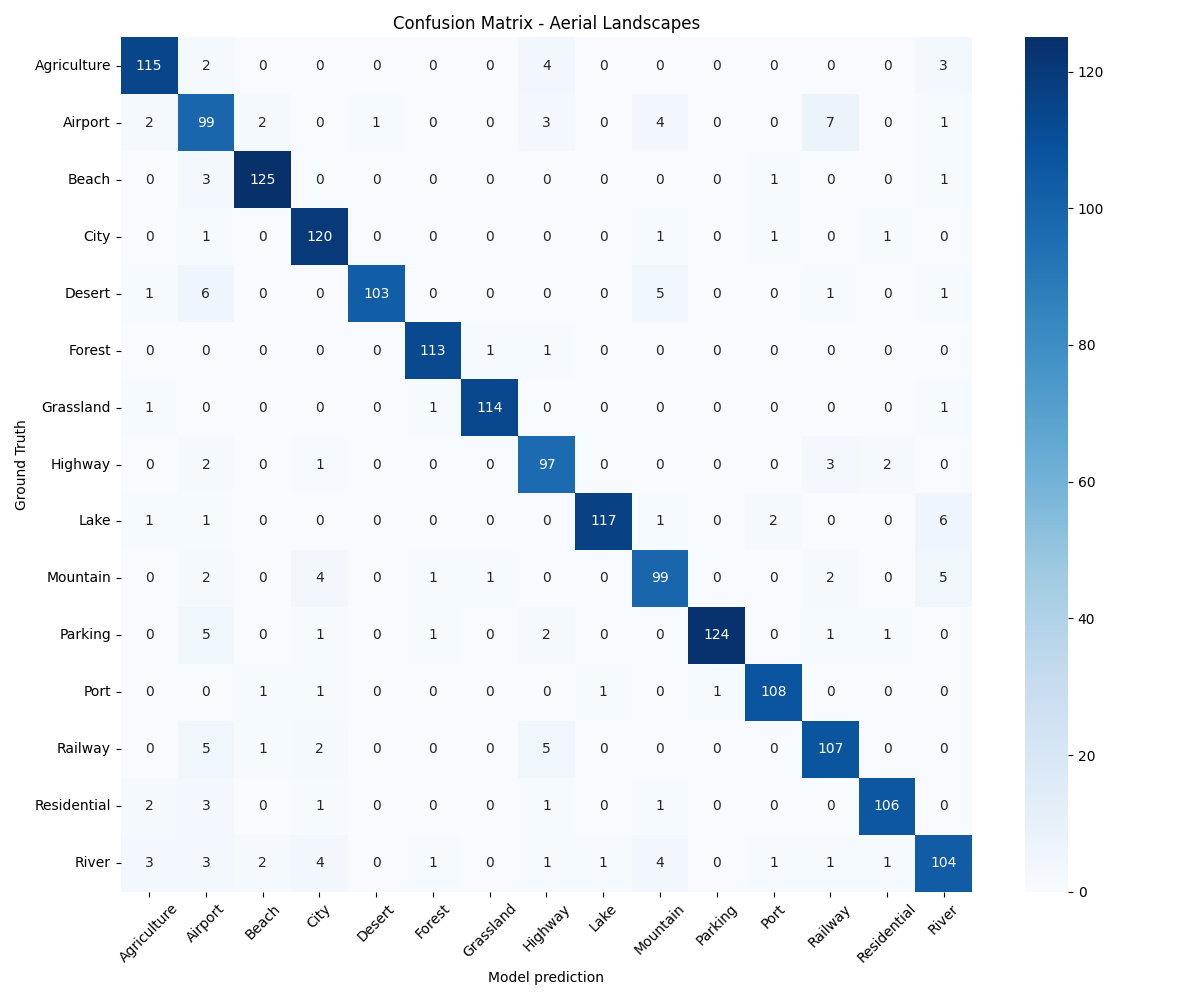

This chart was generated by the following Python code:
import torch
import numpy as np
import matplotlib.pyplot as plt
import seaborn as sns
from sklearn.metrics import confusion_matrix
from dataset import create_dataloaders
from model import AerialLandscapeCNN
import os

def plot_confusion_matrix(model_path, data_dir):
    device = torch.device("cuda" if torch.cuda.is_available() else "cpu")

    _, _, test_loader, classes = create_dataloaders(data_dir)
    model = AerialLandscapeCNN(num_classes=len(classes))
    model.load_state_dict(torch.load(model_path, map_location=device))
    model.to(device)
    model.eval()

    all_preds = []
    all_labels = []

    with torch.no_grad():
        for images, labels in test_loader:
            images = images.to(device)
            outputs = model(images)
            _, preds = torch.max(outputs, 1)
            
            all_preds.extend(preds.cpu().numpy())
            all_labels.extend(labels.cpu().numpy())

    cm = confusion_matrix(all_labels, all_preds)
    
    plt.figure(figsize=(12, 10))
    sns.heatmap(cm, annot=True, fmt='d', cmap='Blues', 
                xticklabels=classes, yticklabels=classes)
    
    plt.title('Confusion Matrix - Aerial Landscapes')
    plt.xlabel('Model prediction')
    plt.ylabel('Ground Truth')
    plt.xticks(rotation=45)
    plt.yticks(rotation=0)
    plt.tight_layout()
    
    plt.savefig("confusion_matrix.png")
    plt.show()

if __name__ == "__main__":
    DATA_DIR = "/content/dataset/Aerial_Landscapes"
    MODEL_PATH = "aerial_model_v2.pth"
    plot_confusion_matrix(MODEL_PATH, DATA_DIR)
